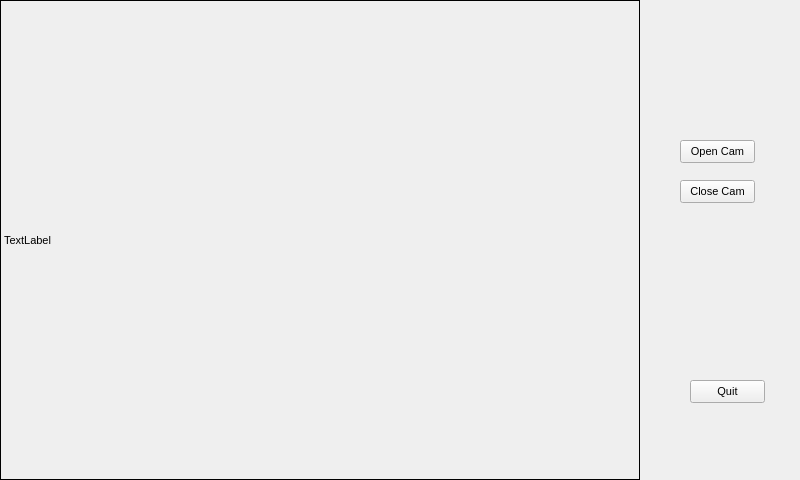
<?xml version="1.0" encoding="UTF-8"?>
<ui version="4.0">
 <class>Widget</class>
 <widget class="QWidget" name="Widget">
  <property name="geometry">
   <rect>
    <x>0</x>
    <y>0</y>
    <width>800</width>
    <height>480</height>
   </rect>
  </property>
  <property name="font">
   <font>
    <pointsize>8</pointsize>
   </font>
  </property>
  <property name="windowTitle">
   <string>Widget</string>
  </property>
  <widget class="QLabel" name="imgLabel">
   <property name="geometry">
    <rect>
     <x>0</x>
     <y>0</y>
     <width>640</width>
     <height>480</height>
    </rect>
   </property>
   <property name="frameShape">
    <enum>QFrame::Box</enum>
   </property>
   <property name="text">
    <string>TextLabel</string>
   </property>
  </widget>
  <widget class="QPushButton" name="openCamBtn">
   <property name="geometry">
    <rect>
     <x>680</x>
     <y>140</y>
     <width>75</width>
     <height>23</height>
    </rect>
   </property>
   <property name="font">
    <font>
     <pointsize>8</pointsize>
    </font>
   </property>
   <property name="text">
    <string>Open Cam</string>
   </property>
  </widget>
  <widget class="QPushButton" name="quitBtn">
   <property name="geometry">
    <rect>
     <x>690</x>
     <y>380</y>
     <width>75</width>
     <height>23</height>
    </rect>
   </property>
   <property name="text">
    <string>Quit</string>
   </property>
  </widget>
  <widget class="QPushButton" name="closeCamBtn">
   <property name="geometry">
    <rect>
     <x>680</x>
     <y>180</y>
     <width>75</width>
     <height>23</height>
    </rect>
   </property>
   <property name="text">
    <string>Close Cam</string>
   </property>
  </widget>
 </widget>
 <layoutdefault spacing="6" margin="11"/>
 <resources/>
 <connections/>
</ui>
